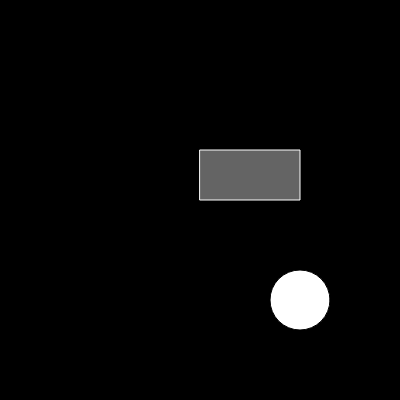
Frame 1 (no input)
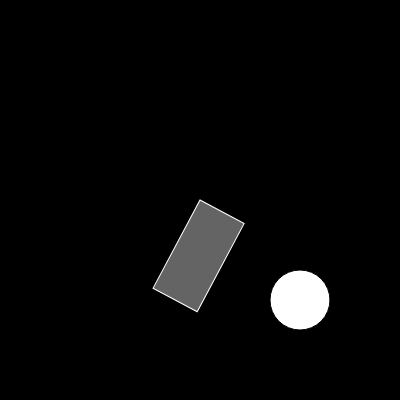
Frame 60 (no input)
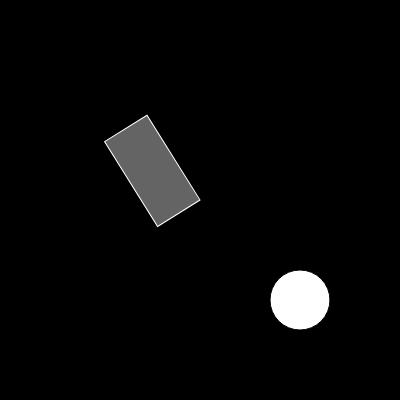
Frame 120 (the mouse pressed at the canvas centre since frame 60)

The p5.js sketch that drew these frames (run headless with seeded random() and noise() and a simulated clock; from frame 60 on, the mouse is pressed at the canvas centre):

// p5.js sketch
// ── sketch.js
let angle = 0;

function setup() {
  createCanvas(400, 400);
  angleMode(DEGREES);
  //rectMode(CENTER);

}

function draw() {
  background(0);
  push();
  translate(width / 2, height / 2);
  rotate(angle);
  scale(1, -1);
  stroke(255);
  fill(100);
  rect(0, 0, 100, 50);
  pop();

  fill(255);
  ellipse(300, 300, 60, 60);

  angle += 2;


}
